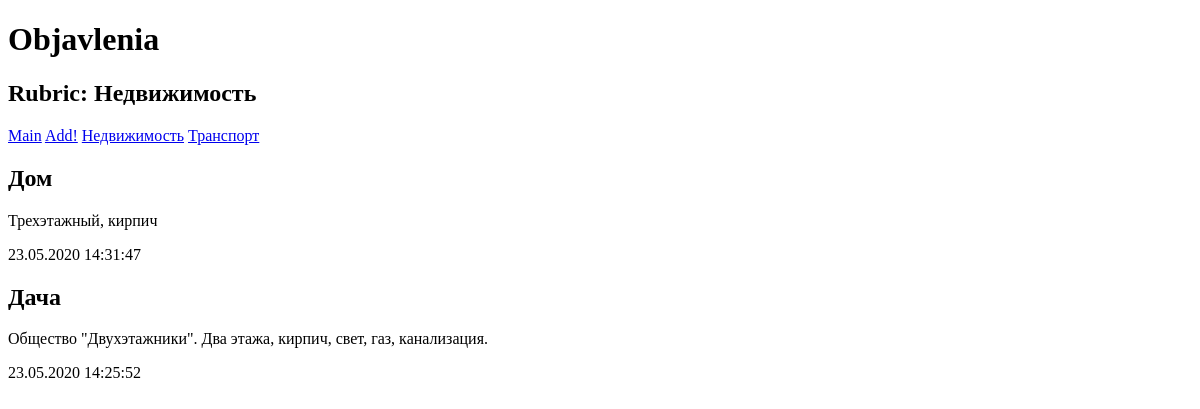
The page /bboard/2/ on the database as committed earlier.
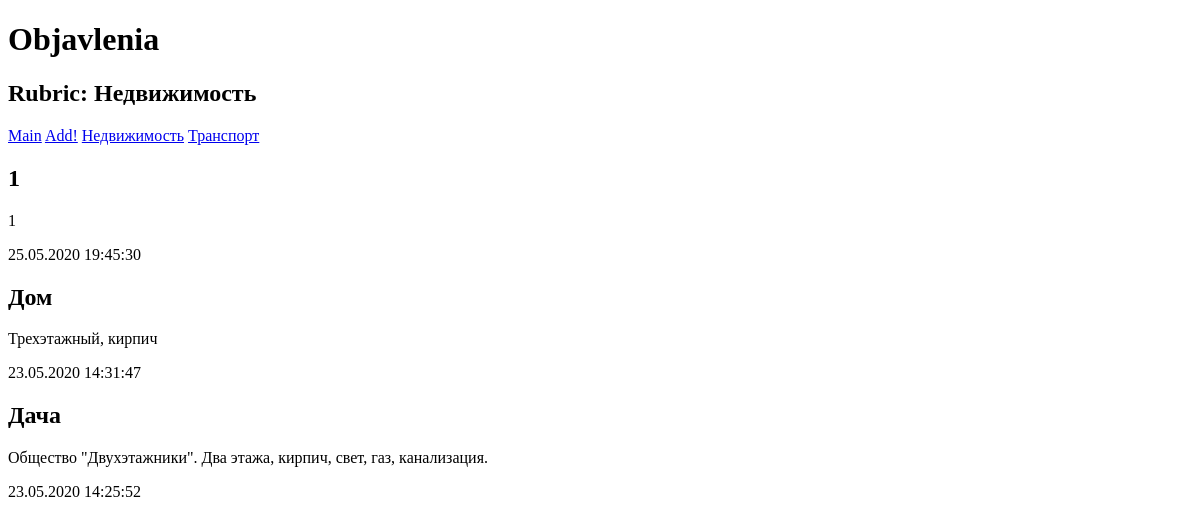
The same page on the database as committed later.
### bboard/models.py (models this page shows, shortened)
class Rubric(models.Model):
    name = models.CharField(max_length = 20, db_index = True, verbose_name = 'Название')
    class Meta:
        verbose_name_plural = 'Рубрики'
        verbose_name = 'Рубрика'
        ordering = ['name']

class Bb(models.Model):
    title = models.CharField(max_length = 50, verbose_name = 'Товар')
    content = models.TextField(null = True, blank = True, verbose_name = 'Описание')
    price = models.FloatField(null = True, blank = True, verbose_name = 'Цена')
    published = models.DateTimeField(auto_now_add = True, db_index = True, verbose_name = 'Опубликовано')
    rubric = models.ForeignKey('Rubric', null = True, on_delete = models.PROTECT, verbose_name = 'Рубрика')
    class Meta:
        verbose_name_plural = 'Объявления'
        verbose_name = 'Объявление'
        ordering = ['-published']

### bboard/views.py (the view)
# urls.py: path('<int:rubric_id>/', by_rubric, name = 'by_rubric'),
def by_rubric(request, rubric_id):
    bbs = Bb.objects.filter(rubric = rubric_id)
    rubrics = Rubric.objects.all()
    current_rubric = Rubric.objects.get(pk = rubric_id)
    context = {'bbs': bbs, 'rubrics': rubrics, 'current_rubric': current_rubric}
    return render(request, 'bboard/by_rubric.html', context)

### bboard/templates/bboard/by_rubric.html (shortened to what this page needs)
<!DOCTYPE html>
<html>
	<head>
	</head>
	<body>
		<h1>Objavlenia</h1>
		<h2>Rubric: {{ current_rubric.name }}</h2>
		<div>
			<a href="{% url 'index' %}">Main</a>
			<a href="{% url 'add' %}">Add!</a>
			{% for rubric in rubrics %}
			<a href="{% url 'by_rubric' rubric.pk %}">{{ rubric.name }}</a>
			{% endfor %}
		</div>
		{% for bb in bbs %}
		<div>
			<h2>{{ bb.title }}</h2>
			<p>{{ bb.content }}</p>
			<p>{{ bb.published|date:"d.m.Y H:i:s" }}</p>
		</div>
		{% endfor %}
	</body>
</html>

Rows that differ between the two databases and show on the page:
added Bb: title "1", content "1", published "25.05.2020 19:45:30"
